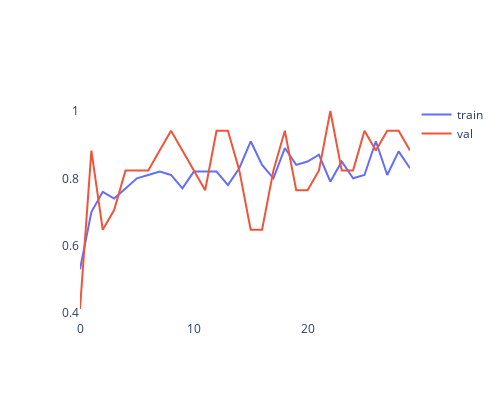

Notebook source saved alongside this figure:
### Code cell
fig = go.Figure()
epochs = []
for i in range(len(history.history['acc'])):
    epochs.append(i)
fig.add_trace(go.Scatter(x=epochs,y=history.history['acc'], mode='lines',name='train'))
fig.add_trace(go.Scatter(x=epochs,y=history.history['val_acc'], mode='lines',name='val'))
fig.update_layout({
        'plot_bgcolor': 'rgba(0, 0, 0, 0)',
        'paper_bgcolor': 'rgba(0, 0, 0, 0)',
        'width': 500, 
        'height': 400

})
fig.show()

### Figure 1 — Plotly figure (JSON) as saved in the notebook; plotly's stock layout.template omitted (floating-point values rounded to 4 significant figures)
{"data": [{"mode": "lines", "name": "train", "type": "scatter", "x": [0, 1, 2, 3, 4, 5, 6, 7, 8, 9, 10, 11, 12, 13, 14, 15, 16, 17, 18, 19, 20, 21, 22, 23, 24, 25, 26, 27, 28, 29], "y": [0.53, 0.7, 0.76, 0.74, 0.77, 0.8, 0.81, 0.82, 0.81, 0.77, 0.82, 0.82, 0.82, 0.78, 0.83, 0.91, 0.84, 0.8, 0.89, 0.84, 0.85, 0.87, 0.79, 0.85, 0.8, 0.81, 0.91, 0.81, 0.88, 0.83]}, {"mode": "lines", "name": "val", "type": "scatter", "x": [0, 1, 2, 3, 4, 5, 6, 7, 8, 9, 10, 11, 12, 13, 14, 15, 16, 17, 18, 19, 20, 21, 22, 23, 24, 25, 26, 27, 28, 29], "y": [0.4118, 0.8824, 0.6471, 0.7059, 0.8235, 0.8235, 0.8235, 0.8824, 0.9412, 0.8824, 0.8235, 0.7647, 0.9412, 0.9412, 0.8235, 0.6471, 0.6471, 0.8235, 0.9412, 0.7647, 0.7647, 0.8235, 1, 0.8235, 0.8235, 0.9412, 0.8824, 0.9412, 0.9412, 0.8824]}], "layout": {"height": 400, "paper_bgcolor": "rgba(0, 0, 0, 0)", "plot_bgcolor": "rgba(0, 0, 0, 0)", "width": 500}}
